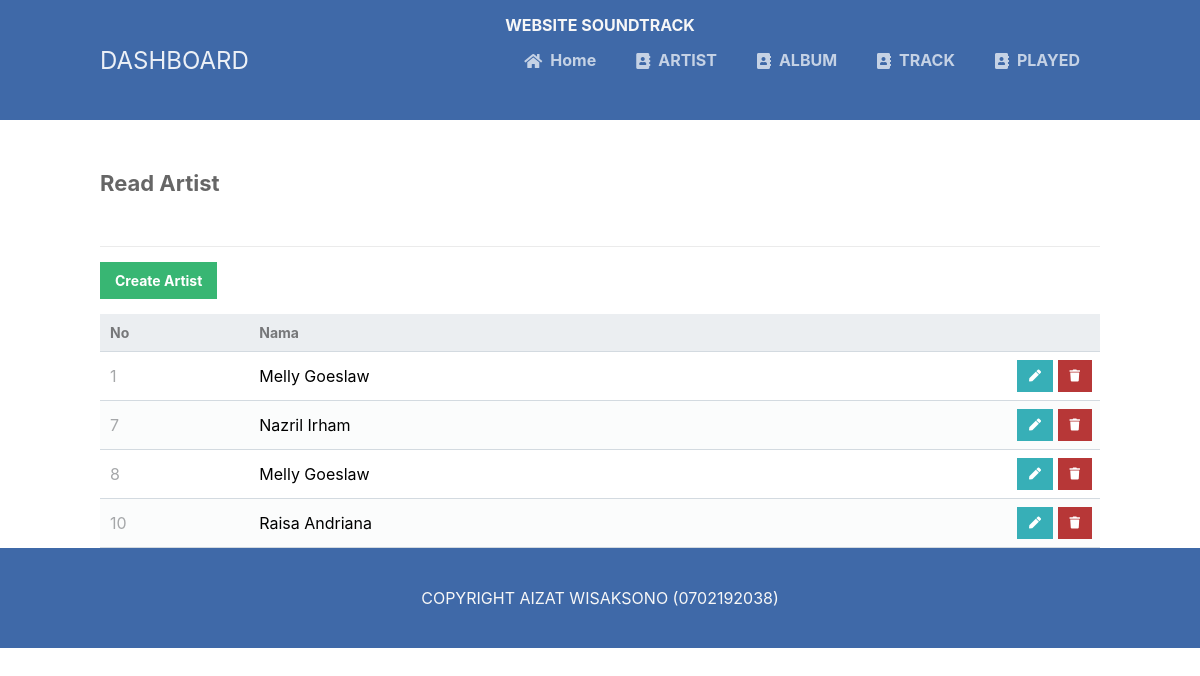
The page /read_artist.php on the database its author committed.
### tables this page shows
CREATE TABLE `tb_artist` (
  `art_id` int(11) NOT NULL,
  `art_name` varchar(100) NOT NULL
);

### read_artist.php (the view, shortened to what this page needs)
<?php
include 'functions.php';
$pdo = pdo_connect_mysql();
$page = isset($_GET['page']) && is_numeric($_GET['page']) ? (int)$_GET['page'] : 1;
$records_per_page = 5;
$stmt = $pdo->prepare('SELECT * FROM tb_artist ORDER BY art_id LIMIT :current_page, :record_per_page');
$stmt->bindValue(':current_page', ($page-1)*$records_per_page, PDO::PARAM_INT);
$stmt->bindValue(':record_per_page', $records_per_page, PDO::PARAM_INT);
$stmt->execute();
$tb_artist = $stmt->fetchAll(PDO::FETCH_ASSOC);
?>
<?=template_header('Read')?>
<div class="content read">
	<h2>Read Artist</h2>
	<a href="create_artist.php" class="create-contact">Create Artist</a>
	<table>
        <thead>
            <tr>
                <td>No</td>
                <td>Nama</td>
                <td></td>
            </tr>
        </thead>
        <tbody>
            <?php foreach ($tb_artist as $tb_artist): ?>
            <tr>
                <td><?=$tb_artist['art_id']?></td>
                <td><?=$tb_artist['art_name']?></td>
                <td class="actions">
                    <a href="update_artist.php?art_id=<?=$tb_artist['art_id']?>" class="edit"><i class="fas fa-pen fa-xs"></i></a>
                    <a href="delete_artist.php?art_id=<?=$tb_artist['art_id']?>" class="trash"><i class="fas fa-trash fa-xs"></i></a>
                </td>
            </tr>
            <?php endforeach; ?>
        </tbody>
    </table>
</div>
<?=template_footer()?>

### style.css (style rules this page uses)
* { box-sizing: border-box; font-family: -apple-system, BlinkMacSystemFont, "segoe ui", roboto, oxygen, ubuntu, cantarell, "fira sans", "droid sans", "helvetica neue", Arial, sans-serif; font-size: 16px; -webkit-font-smoothing: antialiased; -moz-osx-font-smoothing: grayscale; }
body { background-color: #FFFFFF; margin: 0; }
.content { width: 1000px; margin: 0 auto; }
.content h2 { margin: 0; padding: 50px 0; font-size: 22px; border-bottom: 1px solid #ebebeb; color: #666666; }
.read .create-contact { display: inline-block; text-decoration: none; background-color: #38b673; font-weight: bold; font-size: 14px; color: #FFFFFF; padding: 10px 15px; margin: 15px 0; }
.read table { width: 100%; padding-top: 30px; border-collapse: collapse; }
.read table thead { background-color: #ebeef1; border-bottom: 1px solid #d3dae0; }
.read table thead td { padding: 10px; font-weight: bold; color: #767779; font-size: 14px; }
.read table tbody tr { border-bottom: 1px solid #d3dae0; }
.read table tbody tr:nth-child(even) { background-color: #fbfcfc; }
.read table tbody tr td { padding: 10px; }
.read table tbody tr td:nth-child(1) { color: #a5a7a9; }
.read table tbody tr td.actions { padding: 8px; text-align: right; }
.read table tbody tr td.actions .edit, .read table tbody tr td.actions .trash { display: inline-flex; text-align: right; text-decoration: none; color: #FFFFFF; padding: 10px 12px; }
.read table tbody tr td.actions .trash { background-color: #b73737; }
.read table tbody tr td.actions .edit { background-color: #37afb7; }

### rows shown on the page
tb_artist: art_id "1", art_name "Melly Goeslaw"
tb_artist: art_id "7", art_name "Nazril Irham"
tb_artist: art_id "8", art_name "Melly Goeslaw"
tb_artist: art_id "10", art_name "Raisa Andriana"
